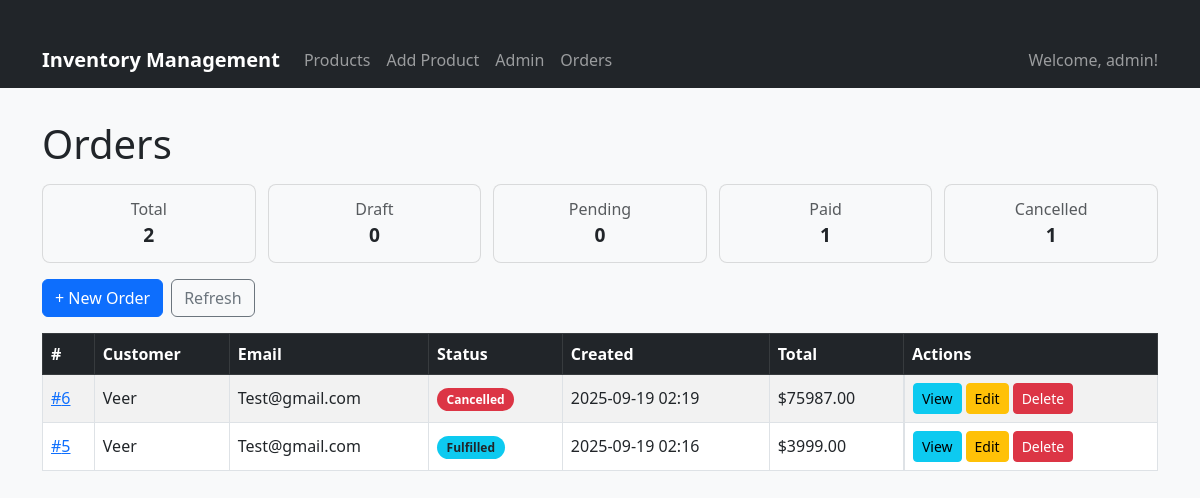
The page /orders/ (signed in) on the database as committed earlier.
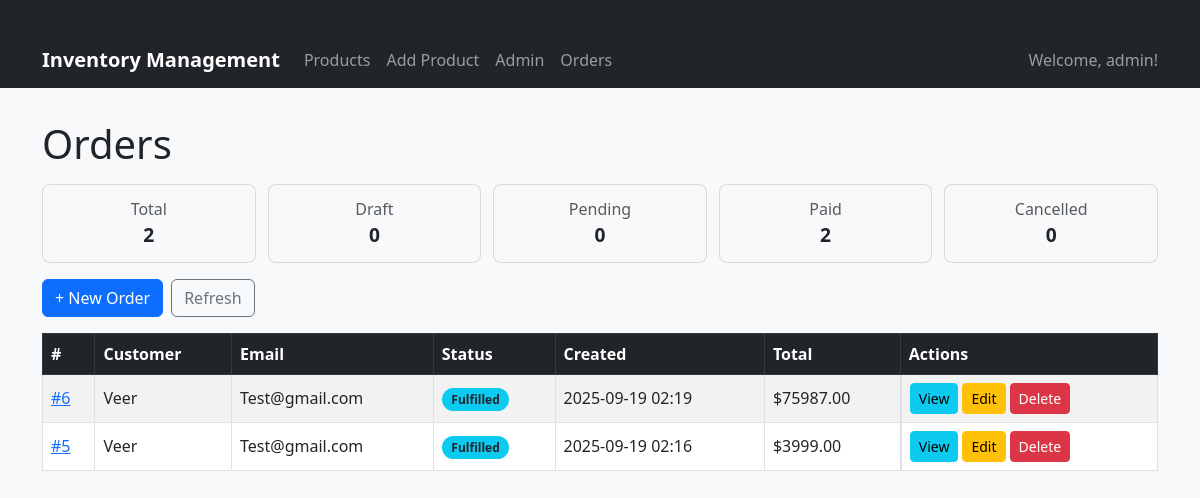
The same page on the database as committed later.
### orders/models.py (models this page shows, shortened)
class Order(models.Model):
    STATUS_CHOICES = [
        ("DRAFT", "Draft"),
        ("PENDING", "Pending Payment"),
        ("PAID", "Paid"),
        ("FULFILLED", "Fulfilled"),
        ("CANCELLED", "Cancelled"),
    ]
    class Meta:
        permissions = (
            ("can_fulfill_order", "Can mark orders as Fulfilled"),
            ("can_cancel_order", "Can cancel any order"),
            ("can_view_reports", "Can view sales reports"),
        )
    customer_name = models.CharField(max_length=150)
    customer_email = models.EmailField(blank=True)
    status = models.CharField(max_length=20, choices=STATUS_CHOICES, default="DRAFT")
    created_at = models.DateTimeField(default=timezone.now)
    updated_at = models.DateTimeField(auto_now=True)
    def total(self):
        return sum(item.subtotal() for item in self.items.all())

### orders/views.py (the view)
# urls.py: path("", views.order_list, name="list"),
@login_required
def order_list(request):
    orders = Order.objects.prefetch_related(Prefetch("items", queryset=OrderItem.objects.all())).order_by("-id")
    counts = {
        "total": orders.count(),
        "draft": orders.filter(status="DRAFT").count(),
        "pending": orders.filter(status="PENDING").count(),
        "paid": orders.filter(status="PAID").count(),
        "cancelled": orders.filter(status="CANCELLED").count(),
    }
    revenue = 0
    for o in orders:
        revenue += sum(it.unit_price * it.quantity for it in o.items.all())
    return render(request, "orders/order_list.html", {"orders": orders, "counts": counts, "revenue": revenue})

### orders/models.py (called while the page is built)
    def subtotal(self):
        return self.unit_price * self.quantity

### templates/orders/order_list.html (shortened to what this page needs)
{% extends "inventory/base.html" %}
{% block content %}
<h1 class="page-title">Orders</h1>
<div class="stats">
  <div class="stat"><div class="text-muted">Total</div><div class="num">{{ counts.total }}</div></div>
  <div class="stat"><div class="text-muted">Draft</div><div class="num">{{ counts.draft }}</div></div>
  <div class="stat"><div class="text-muted">Pending</div><div class="num">{{ counts.pending }}</div></div>
  <div class="stat"><div class="text-muted">Paid</div><div class="num">{{ counts.paid }}</div></div>
  <div class="stat"><div class="text-muted">Cancelled</div><div class="num">{{ counts.cancelled }}</div></div>
</div>
<div class="mb-3 d-flex gap-2">
  <a href="{% url 'orders:create' %}" class="btn btn-primary">+ New Order</a>
  <a href="{% url 'orders:list' %}" class="btn btn-outline-secondary">Refresh</a>
</div>
<table class="table table-striped table-bordered align-middle">
  <thead class="table-dark">
    <tr>
      <th>#</th>
      <th>Customer</th>
      <th>Email</th>
      <th>Status</th>
      <th>Created</th>
      <th>Total</th>
      <th>Actions</th>
    </tr>
  </thead>
  <tbody>
    {% for o in orders %}
    <tr>
      <td><a href="{% url 'orders:detail' o.pk %}">#{{ o.id }}</a></td>
      <td>{{ o.customer_name }}</td>
      <td>{{ o.customer_email|default:"—" }}</td>
      <td>
        {% if o.status == "DRAFT" %}
          <span class="badge bg-secondary badge-rounded">Draft</span>
        {% elif o.status == "PENDING" %}
          <span class="badge bg-warning text-dark badge-rounded">Pending</span>
        {% elif o.status == "PAID" %}
          <span class="badge bg-info text-dark badge-rounded">Fulfilled</span>
        {% elif o.status == "CANCELLED" %}
          <span class="badge bg-danger badge-rounded">Cancelled</span>
        {% else %}
          <span class="badge bg-light text-dark badge-rounded">{{ o.get_status_display }}</span>
        {% endif %}
      </td>
      <td>{{ o.created_at|date:"Y-m-d H:i" }}</td>
      <td>
        {% with t=o.total %}
          {% if t %}${{ t }}{% else %}—{% endif %}
        {% endwith %}
      </td>
      <td class="d-flex gap-1">
        <a href="{% url 'orders:detail' o.pk %}" class="btn btn-sm btn-info">View</a>
        <a href="{% url 'orders:update' o.pk %}" class="btn btn-sm btn-warning">Edit</a>
        <a href="{% url 'orders:delete' o.pk %}" class="btn btn-sm btn-danger">Delete</a>
      </td>
    </tr>
    {% empty %}
    <tr><td colspan="7" class="text-center">No orders found.</td></tr>
    {% endfor %}
  </tbody>
</table>
{% endblock %}

Rows that differ between the two databases and show on the page:
changed Order id 6: status "Cancelled" → "Fulfilled"
Other text that changed with them:
{{ counts.paid }}: "1" → "2"
{{ counts.cancelled }}: "1" → "0"
